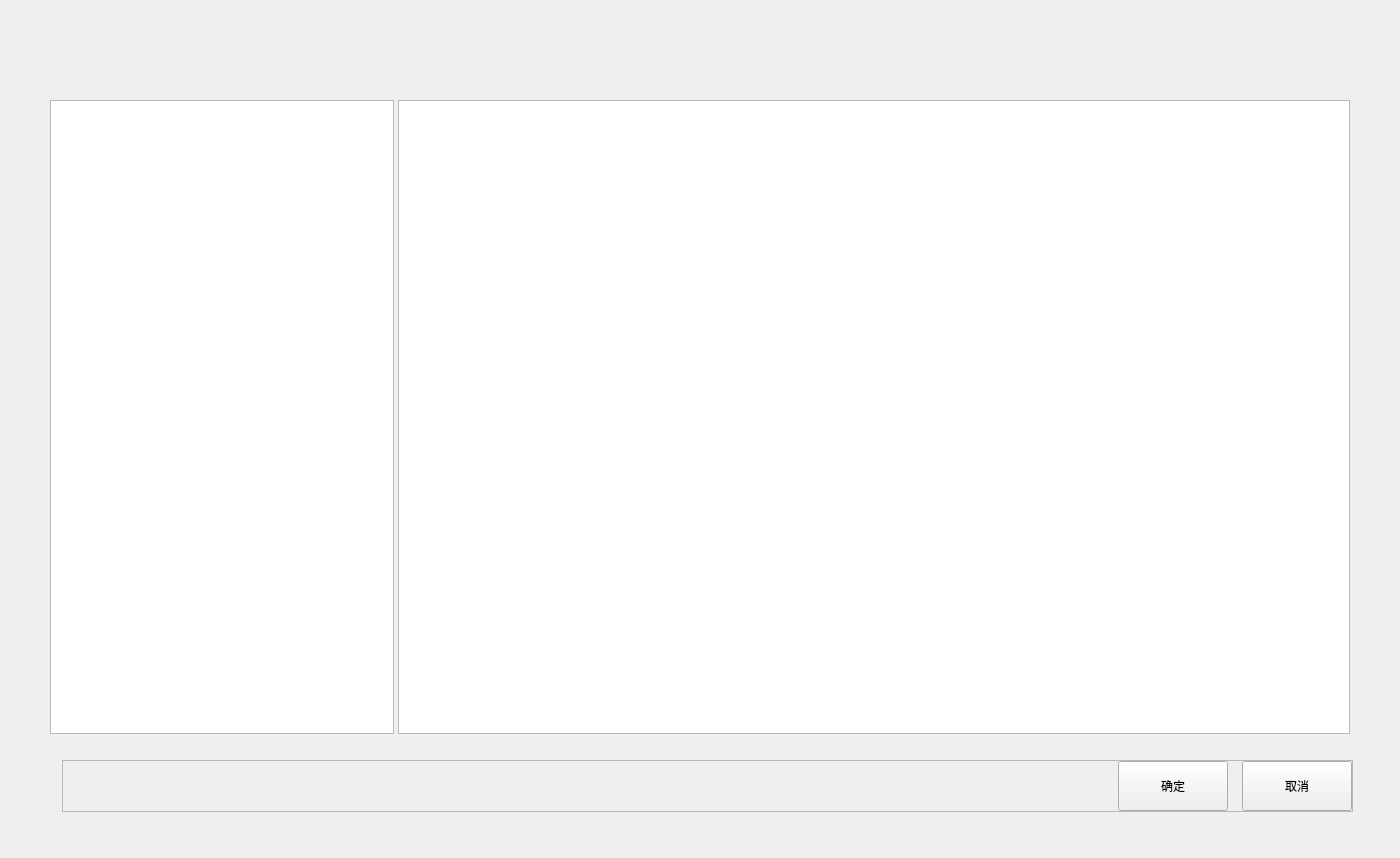
<?xml version="1.0" encoding="UTF-8"?>
<ui version="4.0">
 <class>QAutoMaintainCfgDlg</class>
 <widget class="QWidget" name="QAutoMaintainCfgDlg">
  <property name="geometry">
   <rect>
    <x>0</x>
    <y>0</y>
    <width>1400</width>
    <height>858</height>
   </rect>
  </property>
  <property name="windowTitle">
   <string>QAutoMaintainCfgDlg</string>
  </property>
  <widget class="QTableView" name="tableView_mantain_group">
   <property name="geometry">
    <rect>
     <x>50</x>
     <y>100</y>
     <width>344</width>
     <height>634</height>
    </rect>
   </property>
   <property name="autoScroll">
    <bool>false</bool>
   </property>
   <property name="horizontalScrollMode">
    <enum>QAbstractItemView::ScrollPerPixel</enum>
   </property>
   <property name="showGrid">
    <bool>false</bool>
   </property>
   <attribute name="horizontalHeaderDefaultSectionSize">
    <number>50</number>
   </attribute>
   <attribute name="horizontalHeaderHighlightSections">
    <bool>false</bool>
   </attribute>
   <attribute name="horizontalHeaderStretchLastSection">
    <bool>true</bool>
   </attribute>
   <attribute name="verticalHeaderDefaultSectionSize">
    <number>47</number>
   </attribute>
  </widget>
  <widget class="QFrame" name="line_v_1">
   <property name="geometry">
    <rect>
     <x>50</x>
     <y>100</y>
     <width>1</width>
     <height>634</height>
    </rect>
   </property>
   <property name="frameShape">
    <enum>QFrame::StyledPanel</enum>
   </property>
   <property name="frameShadow">
    <enum>QFrame::Raised</enum>
   </property>
   <property name="lines" stdset="0">
    <string>solid</string>
   </property>
  </widget>
  <widget class="QFrame" name="line_h">
   <property name="geometry">
    <rect>
     <x>50</x>
     <y>100</y>
     <width>344</width>
     <height>1</height>
    </rect>
   </property>
   <property name="frameShape">
    <enum>QFrame::StyledPanel</enum>
   </property>
   <property name="frameShadow">
    <enum>QFrame::Raised</enum>
   </property>
   <property name="lines" stdset="0">
    <string>solid</string>
   </property>
  </widget>
  <widget class="QFrame" name="line_h_2">
   <property name="geometry">
    <rect>
     <x>50</x>
     <y>733</y>
     <width>344</width>
     <height>1</height>
    </rect>
   </property>
   <property name="frameShape">
    <enum>QFrame::StyledPanel</enum>
   </property>
   <property name="frameShadow">
    <enum>QFrame::Raised</enum>
   </property>
   <property name="lines" stdset="0">
    <string>solid</string>
   </property>
  </widget>
  <widget class="QFrame" name="line_v_2">
   <property name="geometry">
    <rect>
     <x>393</x>
     <y>100</y>
     <width>1</width>
     <height>634</height>
    </rect>
   </property>
   <property name="frameShape">
    <enum>QFrame::StyledPanel</enum>
   </property>
   <property name="frameShadow">
    <enum>QFrame::Raised</enum>
   </property>
   <property name="lines" stdset="0">
    <string>solid</string>
   </property>
  </widget>
  <widget class="QTableView" name="tableViewAutoMaint">
   <property name="geometry">
    <rect>
     <x>398</x>
     <y>100</y>
     <width>952</width>
     <height>634</height>
    </rect>
   </property>
   <property name="verticalScrollBarPolicy">
    <enum>Qt::ScrollBarAsNeeded</enum>
   </property>
   <property name="showGrid">
    <bool>false</bool>
   </property>
   <attribute name="horizontalHeaderHighlightSections">
    <bool>false</bool>
   </attribute>
   <attribute name="verticalHeaderDefaultSectionSize">
    <number>59</number>
   </attribute>
   <attribute name="verticalHeaderHighlightSections">
    <bool>false</bool>
   </attribute>
  </widget>
  <widget class="QFrame" name="line_v_3">
   <property name="geometry">
    <rect>
     <x>1349</x>
     <y>100</y>
     <width>1</width>
     <height>634</height>
    </rect>
   </property>
   <property name="frameShape">
    <enum>QFrame::StyledPanel</enum>
   </property>
   <property name="frameShadow">
    <enum>QFrame::Raised</enum>
   </property>
   <property name="lines" stdset="0">
    <string>solid</string>
   </property>
  </widget>
  <widget class="QFrame" name="line_v_4">
   <property name="geometry">
    <rect>
     <x>398</x>
     <y>100</y>
     <width>1</width>
     <height>634</height>
    </rect>
   </property>
   <property name="frameShape">
    <enum>QFrame::StyledPanel</enum>
   </property>
   <property name="frameShadow">
    <enum>QFrame::Raised</enum>
   </property>
   <property name="lines" stdset="0">
    <string>solid</string>
   </property>
  </widget>
  <widget class="QFrame" name="line_h_3">
   <property name="geometry">
    <rect>
     <x>398</x>
     <y>100</y>
     <width>952</width>
     <height>1</height>
    </rect>
   </property>
   <property name="frameShape">
    <enum>QFrame::StyledPanel</enum>
   </property>
   <property name="frameShadow">
    <enum>QFrame::Raised</enum>
   </property>
   <property name="lines" stdset="0">
    <string>solid</string>
   </property>
  </widget>
  <widget class="QFrame" name="line_h_4">
   <property name="geometry">
    <rect>
     <x>398</x>
     <y>733</y>
     <width>952</width>
     <height>1</height>
    </rect>
   </property>
   <property name="frameShape">
    <enum>QFrame::StyledPanel</enum>
   </property>
   <property name="frameShadow">
    <enum>QFrame::Raised</enum>
   </property>
   <property name="lines" stdset="0">
    <string>solid</string>
   </property>
  </widget>
  <widget class="QFrame" name="BottomFrame">
   <property name="geometry">
    <rect>
     <x>62</x>
     <y>760</y>
     <width>1291</width>
     <height>52</height>
    </rect>
   </property>
   <property name="minimumSize">
    <size>
     <width>1291</width>
     <height>52</height>
    </size>
   </property>
   <property name="maximumSize">
    <size>
     <width>1291</width>
     <height>52</height>
    </size>
   </property>
   <property name="frameShape">
    <enum>QFrame::StyledPanel</enum>
   </property>
   <property name="frameShadow">
    <enum>QFrame::Raised</enum>
   </property>
   <layout class="QHBoxLayout" name="horizontalLayout" stretch="1,0,0">
    <property name="spacing">
     <number>14</number>
    </property>
    <property name="leftMargin">
     <number>0</number>
    </property>
    <property name="topMargin">
     <number>0</number>
    </property>
    <property name="rightMargin">
     <number>0</number>
    </property>
    <property name="bottomMargin">
     <number>0</number>
    </property>
    <item>
     <spacer name="horizontalSpacer">
      <property name="orientation">
       <enum>Qt::Horizontal</enum>
      </property>
      <property name="sizeHint" stdset="0">
       <size>
        <width>1046</width>
        <height>20</height>
       </size>
      </property>
     </spacer>
    </item>
    <item>
     <widget class="QPushButton" name="okBtn">
      <property name="minimumSize">
       <size>
        <width>110</width>
        <height>50</height>
       </size>
      </property>
      <property name="maximumSize">
       <size>
        <width>16777215</width>
        <height>50</height>
       </size>
      </property>
      <property name="text">
       <string>确定</string>
      </property>
      <property name="buttons" stdset="0">
       <string>btn_dlg</string>
      </property>
     </widget>
    </item>
    <item>
     <widget class="QPushButton" name="cancerBtn">
      <property name="minimumSize">
       <size>
        <width>110</width>
        <height>50</height>
       </size>
      </property>
      <property name="maximumSize">
       <size>
        <width>16777215</width>
        <height>50</height>
       </size>
      </property>
      <property name="text">
       <string>取消</string>
      </property>
      <property name="buttons" stdset="0">
       <string>btn_dlg</string>
      </property>
     </widget>
    </item>
   </layout>
  </widget>
  <zorder>BottomFrame</zorder>
  <zorder>tableView_mantain_group</zorder>
  <zorder>line_v_1</zorder>
  <zorder>line_h</zorder>
  <zorder>line_h_2</zorder>
  <zorder>line_v_2</zorder>
  <zorder>tableViewAutoMaint</zorder>
  <zorder>line_v_3</zorder>
  <zorder>line_v_4</zorder>
  <zorder>line_h_3</zorder>
  <zorder>line_h_4</zorder>
 </widget>
 <layoutdefault spacing="6" margin="11"/>
 <resources/>
 <connections/>
</ui>
